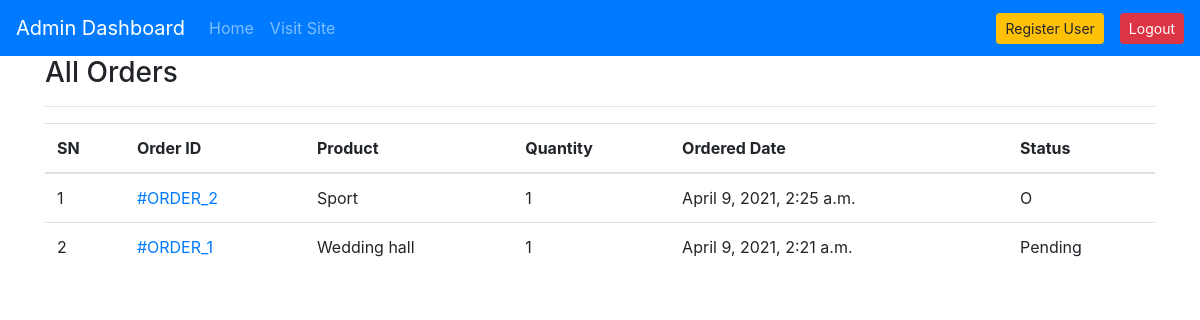
The app's page /admin-all-orders333333333/ (signed in) with its own data.
### products/models.py (models this page shows, shortened)
class OrderPlaced(models.Model):
    user = models.ForeignKey(User, on_delete=models.CASCADE)
    customer = models.ForeignKey(Customer, on_delete=models.CASCADE)
    product = models.ForeignKey(Product, on_delete=models.CASCADE)
    quantity = models.PositiveIntegerField(default=1)
    ordered_date = models.DateTimeField(auto_now_add=True)
    status = models.CharField(
        max_length=50, choices=STATUS_CHOICES, default='Pending')

class Product(models.Model):
    title = models.CharField(max_length=100)
    Price = models.FloatField()
    Selling_Price= models.FloatField()
    Description = models.TextField()
    Manufacturer = models.CharField(max_length=100)
    category = models.CharField(choices=PASAL_CHOICES, max_length=2)
    Image = models.ImageField(upload_to='productimg')

### products/views.py (the view)
# urls.py: path("admin-all-orders333333333/", views.AdminOrderListView, name="adminorderlist"),
def AdminOrderListView(request):
    template_name = "admins/adminorderlist.html"
    allorders = OrderPlaced.objects.all().order_by("-id")
    customer=Customer.objects.all().order_by("-id")
    context={'allorders':allorders,"customer":customer}
    return render(request,template_name,context)

### admins/templates/admins/adminorderlist.html (shortened to what this page needs)
{% extends 'layout-admin.html' %}
{% load static %}
{% block content %}
<div class="container">
    <div class="row">
        <div class="col-md-12">
            <h3>All Orders</h3><hr>
            <table class="table">
                <thead>
                    <tr>
                        <th>SN</th>
                        <th>Order ID </th>
                        <th>Product</th>
                        <th>Quantity</th>
                        <th>Ordered Date</th>
                        <th>Status</th>
                    </tr>
                </thead>
                <tbody>
                    {% for order in allorders %}
                    <tr>
                        <td>{{forloop.counter}}</td>
                        <td><a href="{% url 'adminorderdetail' order.id %}">#ORDER_{{order.id}}</a></td>
                        <td>{{order.product.title}}</td>
                        <td>{{order.quantity}}</td>
                        <td>{{order.ordered_date}}</td>
                        <td>{{order.status}}</td>
                    </tr>
                    {% endfor %}
                </tbody>
            </table>
        </div>
    </div>
</div>
{% endblock %}

### records on screen
OrderPlaced: id "2", product "Sport", quantity "1", ordered_date "April 9, 2021, 2:25 a.m.", status "O"
OrderPlaced: id "1", product "Wedding hall", quantity "1", ordered_date "April 9, 2021, 2:21 a.m.", status "Pending"
